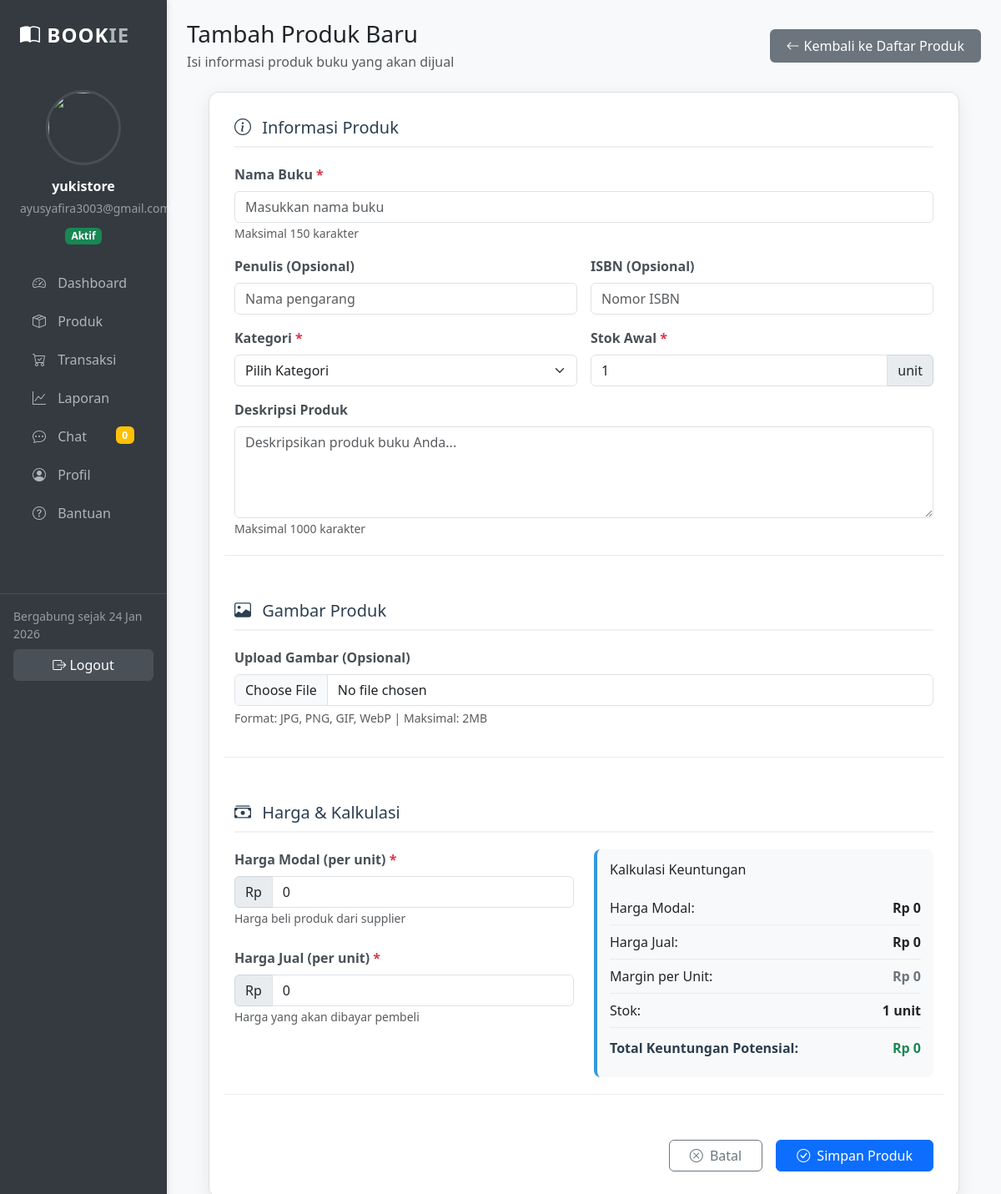
The page /penjual/produk_tambah.php (signed in) on the database its author committed.
### tables this page shows
CREATE TABLE `users` (
  `id` int(11) NOT NULL,
  `role` enum('super_admin','penjual','pembeli') NOT NULL,
  `nama` varchar(100) NOT NULL,
  `email` varchar(100) NOT NULL,
  `password` varchar(255) NOT NULL,
  `no_hp` varchar(20) DEFAULT NULL,
  `foto` varchar(255) DEFAULT NULL,
  `alamat` text DEFAULT NULL,
  `status` enum('online','offline') DEFAULT 'offline',
  `aktif` enum('ya','tidak') DEFAULT 'ya',
  `created_at` timestamp NOT NULL DEFAULT current_timestamp()
);

### penjual/produk_tambah.php (the view, shortened to what this page needs)
<?php
include "../config/database.php";
?>
<!DOCTYPE html>
<html lang="id">
<head>
<link href="https://cdn.jsdelivr.net/npm/bootstrap@5.3.2/dist/css/bootstrap.min.css" rel="stylesheet">
<link rel="stylesheet" href="https://cdn.jsdelivr.net/npm/bootstrap-icons@1.11.1/font/bootstrap-icons.css">
<link rel="stylesheet" href="includes/sidebar.css">
</head>
<body class="bg-light">
<div class="container-fluid">
<div class="row">
<?php include "includes/sidebar.php"; ?>
<div class="col-10 p-4">
<div class="d-flex justify-content-between align-items-center mb-4">
<div>
  <h3 class="mb-1">Tambah Produk Baru</h3>
  <p class="text-muted mb-0">Isi informasi produk buku yang akan dijual</p>
</div>
<a href="produk.php" class="back-btn">
  <i class="bi bi-arrow-left"></i> Kembali ke Daftar Produk
</a>
</div>
<div class="form-container">
<form method="POST" enctype="multipart/form-data" id="productForm">
<div class="row g-4">
  <div class="col-md-12 form-section">
    <h5><i class="bi bi-info-circle me-2"></i> Informasi Produk</h5>
    <div class="row g-3">
      <div class="col-md-12">
        <label class="form-label required">Nama Buku</label>
        <input type="text" name="nama" class="form-control" required
               placeholder="Masukkan nama buku" maxlength="150">
        <small class="text-muted">Maksimal 150 karakter</small>
      </div>
      <div class="col-md-6">
        <label class="form-label">Penulis (Opsional)</label>
        <input type="text" name="penulis" class="form-control"
               placeholder="Nama pengarang" maxlength="150">
      </div>
      <div class="col-md-6">
        <label class="form-label">ISBN (Opsional)</label>
        <input type="text" name="isbn" class="form-control"
               placeholder="Nomor ISBN" maxlength="20">
      </div>
      <div class="col-md-6">
        <label class="form-label required">Kategori</label>
        <select name="kategori" class="form-select" required>
          <option value="">Pilih Kategori</option>
        </select>
      </div>
      <div class="col-md-6">
        <label class="form-label required">Stok Awal</label>
        <div class="input-group">
          <input type="number" name="stok" class="form-control" min="0" required
                 value="1" id="stokInput">
          <span class="input-group-text input-group-text-custom">unit</span>
        </div>
      </div>
      <div class="col-md-12">
        <label class="form-label">Deskripsi Produk</label>
        <textarea name="deskripsi" class="form-control" rows="4"
                  placeholder="Deskripsikan produk buku Anda..."
                  maxlength="1000"></textarea>
        <small class="text-muted">Maksimal 1000 karakter</small>
      </div>
    </div>
  </div>
  <div class="col-md-12 form-section">
    <h5><i class="bi bi-image me-2"></i> Gambar Produk</h5>
    <div class="row g-3">
      <div class="col-md-12">
        <label class="form-label">Upload Gambar (Opsional)</label>
        <input type="file" name="gambar" class="form-control" accept="image/*" id="imageInput">
        <small class="text-muted d-block mt-1">
          Format: JPG, PNG, GIF, WebP | Maksimal: 2MB
        </small>
      </div>
    </div>
  </div>
  <div class="col-md-12 form-section">
    <h5><i class="bi bi-cash-stack me-2"></i> Harga & Kalkulasi</h5>
    <div class="row g-4">
      <div class="col-md-6">
        <div class="mb-4">
          <label class="form-label required">Harga Modal (per unit)</label>
          <div class="input-group">
            <span class="input-group-text input-group-text-custom">Rp</span>
            <input type="number" name="modal" class="form-control" min="0" required
                   value="0" id="modalInput">
          </div>
          <small class="text-muted">Harga beli produk dari supplier</small>
        </div>
        <div>
          <label class="form-label required">Harga Jual (per unit)</label>
          <div class="input-group">
            <span class="input-group-text input-group-text-custom">Rp</span>
            <input type="number" name="harga" class="form-control" min="0" required
                   value="0" id="hargaInput">
          </div>
          <small class="text-muted">Harga yang akan dibayar pembeli</small>
        </div>
      </div>
      <div class="col-md-6">
        <div class="calculation-card">
          <h6 class="mb-3">Kalkulasi Keuntungan</h6>
          <div class="calculation-item">
            <span>Harga Modal:</span>
            <strong id="modalDisplay">Rp 0</strong>
          </div>
          <div class="calculation-item">
            <span>Harga Jual:</span>
            <strong id="hargaDisplay">Rp 0</strong>
          </div>
          <div class="calculation-item">
            <span>Margin per Unit:</span>
            <strong class="text-info" id="marginDisplay">Rp 0</strong>
          </div>
          <div class="calculation-item">
            <span>Stok:</span>
            <strong id="stokDisplay">1 unit</strong>
          </div>
          <div class="calculation-item">
            <span>Total Keuntungan Potensial:</span>
            <strong class="text-success" id="keuntunganDisplay">Rp 0</strong>
          </div>
        </div>
      </div>
    </div>
  </div>
  <div class="col-md-12">
    <div class="d-grid gap-3 d-md-flex justify-content-md-end">
      <a href="produk.php" class="btn btn-outline-secondary px-4">
        <i class="bi bi-x-circle me-1"></i> Batal
      </a>
      <button type="submit" name="simpan" class="btn btn-primary px-4">
        <i class="bi bi-check-circle me-1"></i> Simpan Produk
      </button>
    </div>
  </div>
</div>
</form>
</div>
</div>
</div>
</div>
</body>
</html>

### penjual/includes/sidebar.php (shortened to what this page needs)
<?php
include "../config/database.php";
$idPenjual = $_SESSION['user']['id'];
$qPenjual = mysqli_query($conn,"
    SELECT nama, foto, aktif, email, created_at
    FROM users
    WHERE id='$idPenjual'
    LIMIT 1
");
$dataPenjual = mysqli_fetch_assoc($qPenjual);
$namaPenjual = $dataPenjual['nama'] ?? 'Penjual';
$emailPenjual = $dataPenjual['email'] ?? '';
$tanggalGabung = date('d M Y', strtotime($dataPenjual['created_at'] ?? 'now'));
$foto = (!empty($dataPenjual['foto']) && file_exists("../uploads/".$dataPenjual['foto']))
    ? "../uploads/".$dataPenjual['foto']
    : "../assets/img/user.png";
$statusAkun = $dataPenjual['aktif'] ?? 'tidak';
?>
<div class="col-2 sidebar-dark p-0">
    <div class="p-4">
        <div class="sidebar-brand mb-5">
            <i class="bi bi-book-half"></i> BOOK<span style="color: #adb5bd;">IE</span>
        </div>
        <div class="text-center mb-4">
            <img src="<?= $foto ?>"
                 class="rounded-circle user-avatar mb-3"
                 style="width:90px;height:90px;object-fit:cover"
                 onerror="this.src='../assets/img/user.png'">
            <h6 class="fw-bold text-white mb-1"><?= htmlspecialchars($namaPenjual) ?></h6>
            <small class="text-white-50"><?= htmlspecialchars($emailPenjual) ?></small>
            <div class="mt-2">
                <span class="badge <?= $statusAkun=='ya'?'bg-success':'bg-danger' ?>">
                    <?= $statusAkun=='ya'?'Aktif':'Nonaktif' ?>
                </span>
            </div>
        </div>
        <ul class="nav flex-column">
            <li class="nav-item">
                <a class="nav-link <?= basename($_SERVER['PHP_SELF']) == 'dashboard.php' ? 'active' : '' ?>"
                   href="dashboard.php">
                    <i class="bi bi-speedometer2"></i> Dashboard
                </a>
            </li>
            <li class="nav-item">
                <a class="nav-link <?= basename($_SERVER['PHP_SELF']) == 'produk.php' ? 'active' : '' ?>"
                   href="produk.php">
                    <i class="bi bi-box-seam"></i> Produk
                </a>
            </li>
            <li class="nav-item">
                <a class="nav-link <?= basename($_SERVER['PHP_SELF']) == 'transaksi.php' ? 'active' : '' ?>"
                   href="transaksi.php">
                    <i class="bi bi-cart-check"></i> Transaksi
                </a>
            </li>
            <li class="nav-item">
                <a class="nav-link <?= basename($_SERVER['PHP_SELF']) == 'laporan.php' ? 'active' : '' ?>"
                   href="laporan.php">
                    <i class="bi bi-graph-up"></i> Laporan
                </a>
            </li>
            <li class="nav-item">
                <a class="nav-link <?= basename($_SERVER['PHP_SELF']) == 'chat.php' ? 'active' : '' ?>"
                   href="chat.php">
                    <i class="bi bi-chat-dots"></i> Chat
                    <span class="badge bg-warning float-end" id="chat-badge">0</span>
                </a>
            </li>
            <li class="nav-item">
                <a class="nav-link <?= basename($_SERVER['PHP_SELF']) == 'profile.php' ? 'active' : '' ?>"
                   href="profile.php">
                    <i class="bi bi-person-circle"></i> Profil
                </a>
            </li>
            <li class="nav-item">
                <a class="nav-link <?= basename($_SERVER['PHP_SELF']) == 'help.php' ? 'active' : '' ?>"
                   href="help.php">
                    <i class="bi bi-question-circle"></i> Bantuan
                </a>
            </li>
        </ul>
    </div>
    <div class="p-3 border-top border-white-10 mt-5">
        <small class="text-white-50 d-block mb-2">Bergabung sejak <?= $tanggalGabung ?></small>
        <a href="../auth/logout.php" class="btn btn-logout w-100">
            <i class="bi bi-box-arrow-right"></i> Logout
        </a>
    </div>
</div>

### penjual/includes/sidebar.css (style rules this page uses)
.sidebar-dark { background-color: #343a40; color: #fff; box-shadow: 2px 0 5px rgba(0,0,0,0.1); min-height: 100vh; }
.sidebar-dark .sidebar-brand { color: #fff; font-weight: 700; font-size: 1.5rem; letter-spacing: 1px; }
.sidebar-dark .sidebar-brand span { color: #adb5bd; }
.sidebar-dark .nav-link { color: #adb5bd !important; border-radius: 5px; margin-bottom: 2px; transition: all 0.3s; padding: 10px 15px; }
.sidebar-dark .nav-link i { width: 24px; text-align: center; margin-right: 10px; }
.user-avatar { border: 3px solid rgba(255,255,255,0.1); }
.border-white-10 { border-color: rgba(255,255,255,0.1) !important; }
.btn-logout { background-color: #495057; border-color: #495057; color: #fff; transition: all 0.3s; }

### penjual/produk_tambah.php (style rules this page uses)
.form-container { max-width: 900px; margin: 0 auto; background: white; border-radius: 12px; padding: 30px; box-shadow: 0 5px 20px rgba(0,0,0,0.08); border: 1px solid #e0e0e0; }
.form-label { font-weight: 600; color: #495057; margin-bottom: 8px; }
.form-label.required:after { content: " *"; color: #dc3545; }
.calculation-card { background: #f8f9fa; border-radius: 8px; padding: 15px; border-left: 4px solid #3498db; }
.back-btn { background-color: #6c757d; color: white; border: none; padding: 8px 20px; border-radius: 6px; text-decoration: none; display: inline-flex; align-items: center; gap: 5px; transition: background-color 0.3s; }
.input-group-text-custom { background-color: #e9ecef; border: 1px solid #ced4da; }
.form-section { margin-bottom: 30px; padding-bottom: 20px; border-bottom: 1px solid #e9ecef; }
.form-section h5 { color: #2c3e50; margin-bottom: 20px; padding-bottom: 10px; border-bottom: 2px solid #f1f1f1; }
.calculation-item { display: flex; justify-content: space-between; padding: 8px 0; border-bottom: 1px solid #e9ecef; }
.calculation-item:last-child { border-bottom: none; font-weight: 600; color: #2c3e50; padding-top: 12px; }

### rows shown on the page
users: nama "yukistore", email "ayusyafira3003@gmail.com", created_at "24 Jan 2026"
